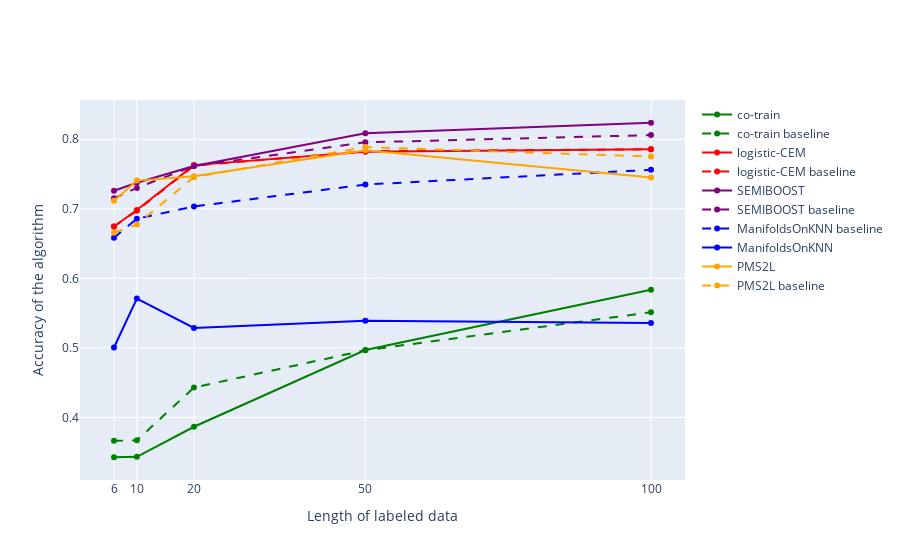
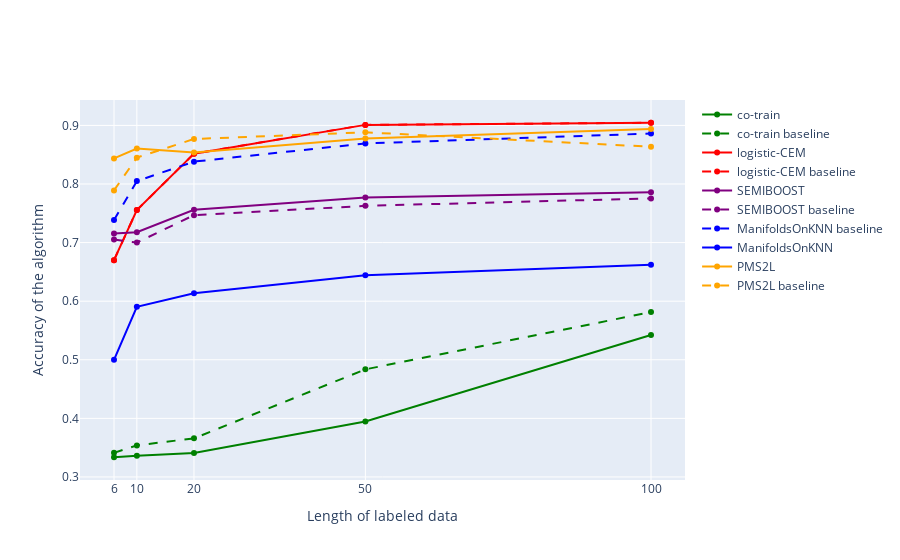
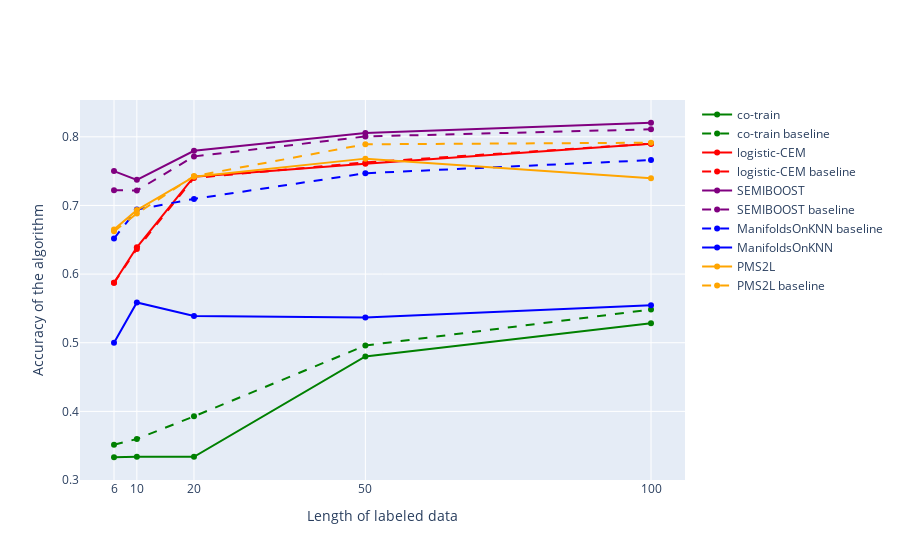
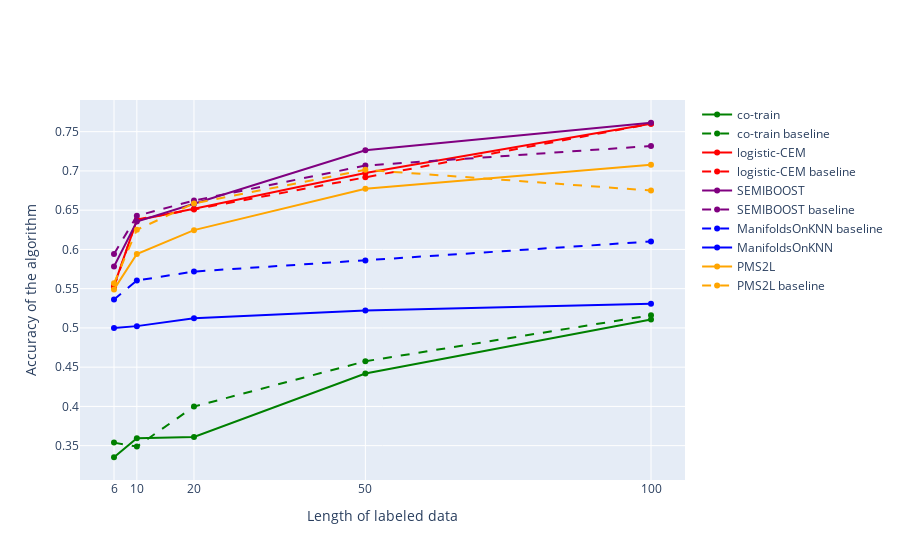

Write notebook code for charts like these, in order.
### Code cell
all_datasets = ["STL10", "STL10_FFT2", "STL10_DWT2", "cifar10", "cifar10_FFT2" , "cifar10_DWT2"]
binary_list =[[1,2], [1,9]]

for data_set in all_datasets: 
        trace0 = go.Scatter(x=df_fin[(df_fin['Dataset']==data_set) & (df_fin['Algorithm'] == 'co-train')]['L_Size'][0:5],
                            y=df_fin[(df_fin['Dataset']==data_set) & (df_fin['Algorithm'] == 'co-train')]['Accuracy'][0:5],
                            name='co-train',
                            mode='lines+markers', 
                            line={'dash': 'solid', 'color': 'green'})
        
        #binary 1
        trace1 = go.Scatter(x=df_fin[(df_fin['Dataset']==data_set) & (df_fin['Algorithm'] == 'co-train baseline')]['L_Size'][0:5],
                            y=df_fin[(df_fin['Dataset']==data_set) & (df_fin['Algorithm'] == 'co-train baseline')]['Accuracy'][0:5],
                            name='co-train baseline',
                            mode='lines+markers', 
                            line={'dash': 'dash', 'color': 'green'})
        
        trace2 = go.Scatter(x=df_fin[(df_fin['Dataset']==data_set) & (df_fin['Algorithm'] == 'logistic-CEM')]['L_Size'][0:5],
                            y=df_fin[(df_fin['Dataset']==data_set) & (df_fin['Algorithm'] == 'logistic-CEM')]['Accuracy'][0:5],
                            name='logistic-CEM',
                            mode='lines+markers', 
                            line={'dash': 'solid', 'color': 'red'})
        
        trace3 = go.Scatter(x=df_fin[(df_fin['Dataset']==data_set) & (df_fin['Algorithm'] == 'logistic-CEM baseline')]['L_Size'][0:5],
                            y=df_fin[(df_fin['Dataset']==data_set) & (df_fin['Algorithm'] == 'logistic-CEM baseline')]['Accuracy'][0:5],
                            name='logistic-CEM baseline',
                            mode='lines+markers', 
                            line={'dash': 'dash', 'color': 'red'})
        
        trace4 = go.Scatter(x=df_fin[(df_fin['Dataset']==data_set) & (df_fin['Algorithm'] == 'ILYA')]['L_Size'][0:5],
                            y=df_fin[(df_fin['Dataset']==data_set) & (df_fin['Algorithm'] == 'ILYA')]['Accuracy'][0:5],
                            name='SEMIBOOST',
                            mode='lines+markers', 
                            line={'dash': 'solid', 'color': 'purple'})
        
        trace5 = go.Scatter(x=df_fin[(df_fin['Dataset']==data_set) & (df_fin['Algorithm'] == 'ILYA baseline')]['L_Size'][0:5],
                            y=df_fin[(df_fin['Dataset']==data_set) & (df_fin['Algorithm'] == 'ILYA baseline')]['Accuracy'][0:5],
                            name='SEMIBOOST baseline',
                            mode='lines+markers', 
                            line={'dash': 'dash', 'color': 'purple'}) 
        
        
        
        trace6 = go.Scatter(x=df_fin[(df_fin['Dataset']==data_set) & (df_fin['Algorithm'] == 'ManifoldsOnKNN baseline')]['L_Size'][0:5],
                            y=df_fin[(df_fin['Dataset']==data_set) & (df_fin['Algorithm'] == 'ManifoldsOnKNN baseline')]['Accuracy'][0:5],
                            name='ManifoldsOnKNN baseline',
                            mode='lines+markers', 
                            line={'dash': 'dash', 'color': 'blue'})
        
        trace7 = go.Scatter(x=df_fin[(df_fin['Dataset']==data_set) & (df_fin['Algorithm'] == 'ManifoldsOnKNN')]['L_Size'][0:5],
                            y=df_fin[(df_fin['Dataset']==data_set) & (df_fin['Algorithm'] == 'ManifoldsOnKNN')]['Accuracy'][0:5],
                            name='ManifoldsOnKNN',
                            mode='lines+markers', 
                            line={'dash': 'solid', 'color': 'blue'})
        
        trace8 = go.Scatter(x=df_fin[(df_fin['Dataset']==data_set) & (df_fin['Algorithm'] == 'PMS2L')]['L_Size'][0:5],
                            y=df_fin[(df_fin['Dataset']==data_set) & (df_fin['Algorithm'] == 'PMS2L')]['Accuracy'][0:5],
                            name='PMS2L',
                            mode='lines+markers', 
                            line={'dash': 'solid', 'color': 'orange'})
        
        trace9 = go.Scatter(x=df_fin[(df_fin['Dataset']==data_set) & (df_fin['Algorithm'] == 'PMS2L baseline')]['L_Size'][0:5],
                            y=df_fin[(df_fin['Dataset']==data_set) & (df_fin['Algorithm'] == 'PMS2L baseline')]['Accuracy'][0:5],
                            name='PMS2L baseline',
                            mode='lines+markers', 
                            line={'dash': 'dash', 'color': 'orange'})
        
        data = [trace0, trace1, trace2, trace3, trace4, trace5, trace6, trace7, trace8, trace9]
        layout = {#'title': data_set,
                  'xaxis_title': 'Length of labeled data',
                  'yaxis_title': 'Accuracy of the algorithm',
                  'xaxis_tickvals' : df_fin['L_Size'].unique()
                 }

        fig = go.Figure(data=data, layout=layout)
        iplot(fig, show_link=False)

### Figure 1 — Plotly figure (JSON) as saved in the notebook; plotly's stock layout.template omitted (floating-point values rounded to 4 significant figures)
{"data": [{"line": {"color": "green", "dash": "solid"}, "mode": "lines+markers", "name": "co-train", "type": "scatter", "x": [6, 10, 20, 50, 100], "y": [0.3427, 0.3434, 0.3866, 0.4968, 0.5834]}, {"line": {"color": "green", "dash": "dash"}, "mode": "lines+markers", "name": "co-train baseline", "type": "scatter", "x": [6, 10, 20, 50, 100], "y": [0.3664, 0.367, 0.443, 0.4966, 0.5511]}, {"line": {"color": "red", "dash": "solid"}, "mode": "lines+markers", "name": "logistic-CEM", "type": "scatter", "x": [6, 10, 20, 50, 100], "y": [0.6745, 0.6982, 0.7627, 0.7818, 0.7855]}, {"line": {"color": "red", "dash": "dash"}, "mode": "lines+markers", "name": "logistic-CEM baseline", "type": "scatter", "x": [6, 10, 20, 50, 100], "y": [0.6745, 0.6973, 0.7618, 0.7827, 0.7855]}, {"line": {"color": "purple", "dash": "solid"}, "mode": "lines+markers", "name": "SEMIBOOST", "type": "scatter", "x": [6, 10, 20, 50, 100], "y": [0.7259, 0.7373, 0.7614, 0.8086, 0.8236]}, {"line": {"color": "purple", "dash": "dash"}, "mode": "lines+markers", "name": "SEMIBOOST baseline", "type": "scatter", "x": [6, 10, 20, 50, 100], "y": [0.715, 0.73, 0.7614, 0.7955, 0.8059]}, {"line": {"color": "blue", "dash": "dash"}, "mode": "lines+markers", "name": "ManifoldsOnKNN baseline", "type": "scatter", "x": [6, 10, 20, 50, 100], "y": [0.6584, 0.6857, 0.7032, 0.7348, 0.756]}, {"line": {"color": "blue", "dash": "solid"}, "mode": "lines+markers", "name": "ManifoldsOnKNN", "type": "scatter", "x": [6, 10, 20, 50, 100], "y": [0.5005, 0.5709, 0.5286, 0.5391, 0.5359]}, {"line": {"color": "orange", "dash": "solid"}, "mode": "lines+markers", "name": "PMS2L", "type": "scatter", "x": [6, 10, 20, 50, 100], "y": [0.7114, 0.7405, 0.7468, 0.7841, 0.745]}, {"line": {"color": "orange", "dash": "dash"}, "mode": "lines+markers", "name": "PMS2L baseline", "type": "scatter", "x": [6, 10, 20, 50, 100], "y": [0.6655, 0.6773, 0.7455, 0.7886, 0.775]}], "layout": {"xaxis": {"tickvals": [6, 10, 20, 50, 100], "title": {"text": "Length of labeled data"}}, "yaxis": {"title": {"text": "Accuracy of the algorithm"}}}}

### Figure 2 — Plotly figure (JSON) as saved in the notebook; plotly's stock layout.template omitted (floating-point values rounded to 4 significant figures)
{"data": [{"line": {"color": "green", "dash": "solid"}, "mode": "lines+markers", "name": "co-train", "type": "scatter", "x": [6, 10, 20, 50, 100], "y": [0.3336, 0.3364, 0.3409, 0.3945, 0.5423]}, {"line": {"color": "green", "dash": "dash"}, "mode": "lines+markers", "name": "co-train baseline", "type": "scatter", "x": [6, 10, 20, 50, 100], "y": [0.3411, 0.3539, 0.3659, 0.4836, 0.5814]}, {"line": {"color": "red", "dash": "solid"}, "mode": "lines+markers", "name": "logistic-CEM", "type": "scatter", "x": [6, 10, 20, 50, 100], "y": [0.67, 0.7555, 0.8518, 0.9009, 0.9045]}, {"line": {"color": "red", "dash": "dash"}, "mode": "lines+markers", "name": "logistic-CEM baseline", "type": "scatter", "x": [6, 10, 20, 50, 100], "y": [0.67, 0.7555, 0.8518, 0.9009, 0.9045]}, {"line": {"color": "purple", "dash": "solid"}, "mode": "lines+markers", "name": "SEMIBOOST", "type": "scatter", "x": [6, 10, 20, 50, 100], "y": [0.7155, 0.7177, 0.7559, 0.7768, 0.7859]}, {"line": {"color": "purple", "dash": "dash"}, "mode": "lines+markers", "name": "SEMIBOOST baseline", "type": "scatter", "x": [6, 10, 20, 50, 100], "y": [0.7055, 0.7, 0.7468, 0.7627, 0.7755]}, {"line": {"color": "blue", "dash": "dash"}, "mode": "lines+markers", "name": "ManifoldsOnKNN baseline", "type": "scatter", "x": [6, 10, 20, 50, 100], "y": [0.7387, 0.8049, 0.8382, 0.8692, 0.8861]}, {"line": {"color": "blue", "dash": "solid"}, "mode": "lines+markers", "name": "ManifoldsOnKNN", "type": "scatter", "x": [6, 10, 20, 50, 100], "y": [0.5, 0.5905, 0.6136, 0.6441, 0.6623]}, {"line": {"color": "orange", "dash": "solid"}, "mode": "lines+markers", "name": "PMS2L", "type": "scatter", "x": [6, 10, 20, 50, 100], "y": [0.8436, 0.8605, 0.8536, 0.8777, 0.8941]}, {"line": {"color": "orange", "dash": "dash"}, "mode": "lines+markers", "name": "PMS2L baseline", "type": "scatter", "x": [6, 10, 20, 50, 100], "y": [0.7891, 0.845, 0.8768, 0.8882, 0.8636]}], "layout": {"xaxis": {"tickvals": [6, 10, 20, 50, 100], "title": {"text": "Length of labeled data"}}, "yaxis": {"title": {"text": "Accuracy of the algorithm"}}}}

### Figure 3 — Plotly figure (JSON) as saved in the notebook; plotly's stock layout.template omitted (floating-point values rounded to 4 significant figures)
{"data": [{"line": {"color": "green", "dash": "solid"}, "mode": "lines+markers", "name": "co-train", "type": "scatter", "x": [6, 10, 20, 50, 100], "y": [0.3332, 0.3341, 0.3339, 0.48, 0.5284]}, {"line": {"color": "green", "dash": "dash"}, "mode": "lines+markers", "name": "co-train baseline", "type": "scatter", "x": [6, 10, 20, 50, 100], "y": [0.3514, 0.3598, 0.3927, 0.4959, 0.5484]}, {"line": {"color": "red", "dash": "solid"}, "mode": "lines+markers", "name": "logistic-CEM", "type": "scatter", "x": [6, 10, 20, 50, 100], "y": [0.5873, 0.6391, 0.7418, 0.7609, 0.79]}, {"line": {"color": "red", "dash": "dash"}, "mode": "lines+markers", "name": "logistic-CEM baseline", "type": "scatter", "x": [6, 10, 20, 50, 100], "y": [0.5873, 0.6364, 0.74, 0.7627, 0.79]}, {"line": {"color": "purple", "dash": "solid"}, "mode": "lines+markers", "name": "SEMIBOOST", "type": "scatter", "x": [6, 10, 20, 50, 100], "y": [0.75, 0.7373, 0.7795, 0.8055, 0.8205]}, {"line": {"color": "purple", "dash": "dash"}, "mode": "lines+markers", "name": "SEMIBOOST baseline", "type": "scatter", "x": [6, 10, 20, 50, 100], "y": [0.7223, 0.7218, 0.7714, 0.8005, 0.8109]}, {"line": {"color": "blue", "dash": "dash"}, "mode": "lines+markers", "name": "ManifoldsOnKNN baseline", "type": "scatter", "x": [6, 10, 20, 50, 100], "y": [0.6518, 0.694, 0.7095, 0.7469, 0.7661]}, {"line": {"color": "blue", "dash": "solid"}, "mode": "lines+markers", "name": "ManifoldsOnKNN", "type": "scatter", "x": [6, 10, 20, 50, 100], "y": [0.5, 0.5586, 0.5391, 0.5368, 0.5545]}, {"line": {"color": "orange", "dash": "solid"}, "mode": "lines+markers", "name": "PMS2L", "type": "scatter", "x": [6, 10, 20, 50, 100], "y": [0.665, 0.6932, 0.7418, 0.7682, 0.7395]}, {"line": {"color": "orange", "dash": "dash"}, "mode": "lines+markers", "name": "PMS2L baseline", "type": "scatter", "x": [6, 10, 20, 50, 100], "y": [0.6623, 0.6882, 0.7427, 0.7891, 0.7914]}], "layout": {"xaxis": {"tickvals": [6, 10, 20, 50, 100], "title": {"text": "Length of labeled data"}}, "yaxis": {"title": {"text": "Accuracy of the algorithm"}}}}

### Figure 4 — Plotly figure (JSON) as saved in the notebook; plotly's stock layout.template omitted (floating-point values rounded to 4 significant figures)
{"data": [{"line": {"color": "green", "dash": "solid"}, "mode": "lines+markers", "name": "co-train", "type": "scatter", "x": [6, 10, 20, 50, 100], "y": [0.3352, 0.3593, 0.3611, 0.4418, 0.5107]}, {"line": {"color": "green", "dash": "dash"}, "mode": "lines+markers", "name": "co-train baseline", "type": "scatter", "x": [6, 10, 20, 50, 100], "y": [0.3539, 0.3489, 0.3998, 0.4575, 0.5161]}, {"line": {"color": "red", "dash": "solid"}, "mode": "lines+markers", "name": "logistic-CEM", "type": "scatter", "x": [6, 10, 20, 50, 100], "y": [0.5536, 0.6373, 0.6518, 0.6973, 0.76]}, {"line": {"color": "red", "dash": "dash"}, "mode": "lines+markers", "name": "logistic-CEM baseline", "type": "scatter", "x": [6, 10, 20, 50, 100], "y": [0.5518, 0.6382, 0.6509, 0.6918, 0.76]}, {"line": {"color": "purple", "dash": "solid"}, "mode": "lines+markers", "name": "SEMIBOOST", "type": "scatter", "x": [6, 10, 20, 50, 100], "y": [0.5782, 0.6355, 0.6582, 0.7264, 0.7614]}, {"line": {"color": "purple", "dash": "dash"}, "mode": "lines+markers", "name": "SEMIBOOST baseline", "type": "scatter", "x": [6, 10, 20, 50, 100], "y": [0.5941, 0.6427, 0.6623, 0.7068, 0.7318]}, {"line": {"color": "blue", "dash": "dash"}, "mode": "lines+markers", "name": "ManifoldsOnKNN baseline", "type": "scatter", "x": [6, 10, 20, 50, 100], "y": [0.5361, 0.5604, 0.5718, 0.5858, 0.6101]}, {"line": {"color": "blue", "dash": "solid"}, "mode": "lines+markers", "name": "ManifoldsOnKNN", "type": "scatter", "x": [6, 10, 20, 50, 100], "y": [0.5, 0.5023, 0.5123, 0.5223, 0.5309]}, {"line": {"color": "orange", "dash": "solid"}, "mode": "lines+markers", "name": "PMS2L", "type": "scatter", "x": [6, 10, 20, 50, 100], "y": [0.5491, 0.5941, 0.6245, 0.6773, 0.7077]}, {"line": {"color": "orange", "dash": "dash"}, "mode": "lines+markers", "name": "PMS2L baseline", "type": "scatter", "x": [6, 10, 20, 50, 100], "y": [0.5568, 0.625, 0.6586, 0.7014, 0.675]}], "layout": {"xaxis": {"tickvals": [6, 10, 20, 50, 100], "title": {"text": "Length of labeled data"}}, "yaxis": {"title": {"text": "Accuracy of the algorithm"}}}}
